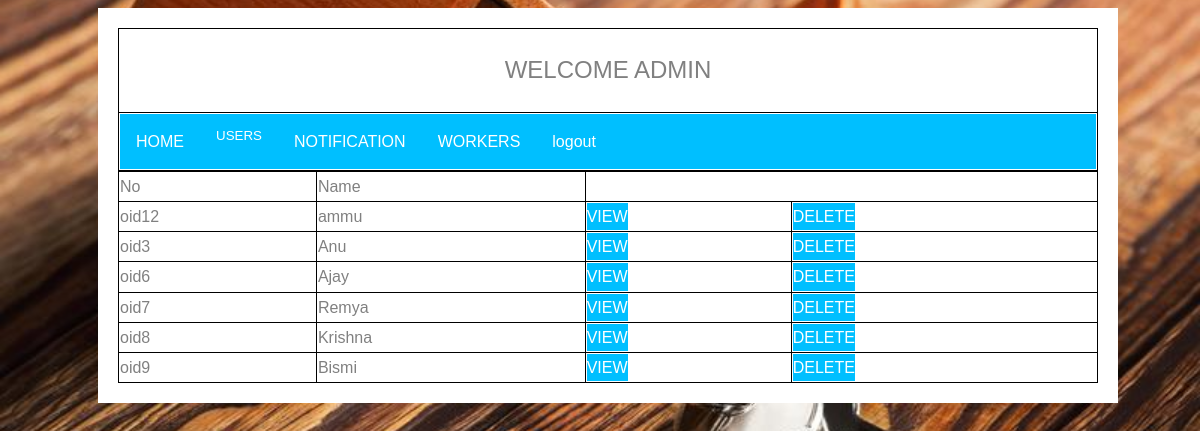
/admin_ownersearch.php, run on the app's committed database.
### tables this page shows
CREATE TABLE `owner` (
  `no` varchar(15) NOT NULL,
  `name` varchar(30) DEFAULT NULL,
  `phoneno` varchar(25) NOT NULL,
  `email` varchar(35) NOT NULL,
  `dob` date DEFAULT NULL,
  `license` varchar(30) NOT NULL,
  `viterid` varchar(30) NOT NULL,
  `curaddress` varchar(350) DEFAULT NULL,
  `city` varchar(350) DEFAULT NULL,
  `disno` int(3) DEFAULT NULL,
  `pin` varchar(10) DEFAULT NULL,
  `desg` varchar(20) DEFAULT NULL,
  `ono` varchar(15) DEFAULT NULL,
  `ora` varchar(3) DEFAULT NULL,
  `num` int(15) DEFAULT NULL,
  `apornot` int(1) DEFAULT 0,
  `odate` datetime DEFAULT current_timestamp()
);

### admin_ownersearch.php (the view, shortened to what this page needs)
<!DOCTYPE html>
<html>
<head>
	<link rel="stylesheet" type="text/css" href="css/style.css">
<link rel="stylesheet" type="text/css" href="css/linkbut.css">
 <link rel="stylesheet" type="text/css" href="css/tacen.css">
</head>
<body>
  <div class="content">
<?php
echo '<form>';
include 'admin_home2.php';
$s=$_POST['search'];
?>
</head>
<body>
<table>
<?php
$p=1;
$sql=$conn->query("select * from owner where name like '%$s%' and ora='o'");
if($sql->num_rows >0)
{
	echo' <tr><td>No</td>
<td>Name</td></tr>';
While($row=mysqli_fetch_assoc($sql))
{
echo '<tr><td>'. $row['no'].'</td>';
echo '<td>'. $row['name'].'</td>';
echo '<td><a href="admin_ownerview.php?id='.$p.'&name='.$row['no'].'" >VIEW</td>';
echo '<td><a href="admin_ownerdel.php?id='.$row['no'].'">DELETE</td></tr>';
}
}
echo'</form>';
?>
</body>
</html>

### css/style.css (style rules this page uses)
html { overflow-x: hidden; }
body { line-height: 1.7; color: gray; font-weight: 400; font-size: 1rem; }
a { -webkit-transition: .3s all ease; -o-transition: .3s all ease; transition: .3s all ease; }

### css/linkbut.css (style rules this page uses)
a:link, a:visited { background-color: #00BFFF; color: white; text-align: center; text-decoration: none; display: inline-block; }

### css/tacen.css (style rules this page uses)
table, tr, th,td { border: 1px solid black; }
table { border-collapse: collapse; width:100%; }
.content { max-width: 1000px; margin: auto; background: white; padding: 10px; }
body { background:#555; }

### dropdown.css (style rules this page uses)
body { font-family: Arial, Helvetica, sans-serif; }

### admin_home2.php (style rules this page uses)
body { background-image:url("images/im1.jpg"); height:100%; width:100%; background-position:center; background-repeat:no-repeat; background-size:cover; }
a { background-color: #00BFFF; color: white; }
.content { max-width:1000px; margin: auto; background: white; padding: 10px; }

### data on the page
owner: no "oid12", name "ammu"
owner: no "oid3", name "Anu"
owner: no "oid6", name "Ajay"
owner: no "oid7", name "Remya"
owner: no "oid8", name "Krishna"
owner: no "oid9", name "Bismi"
